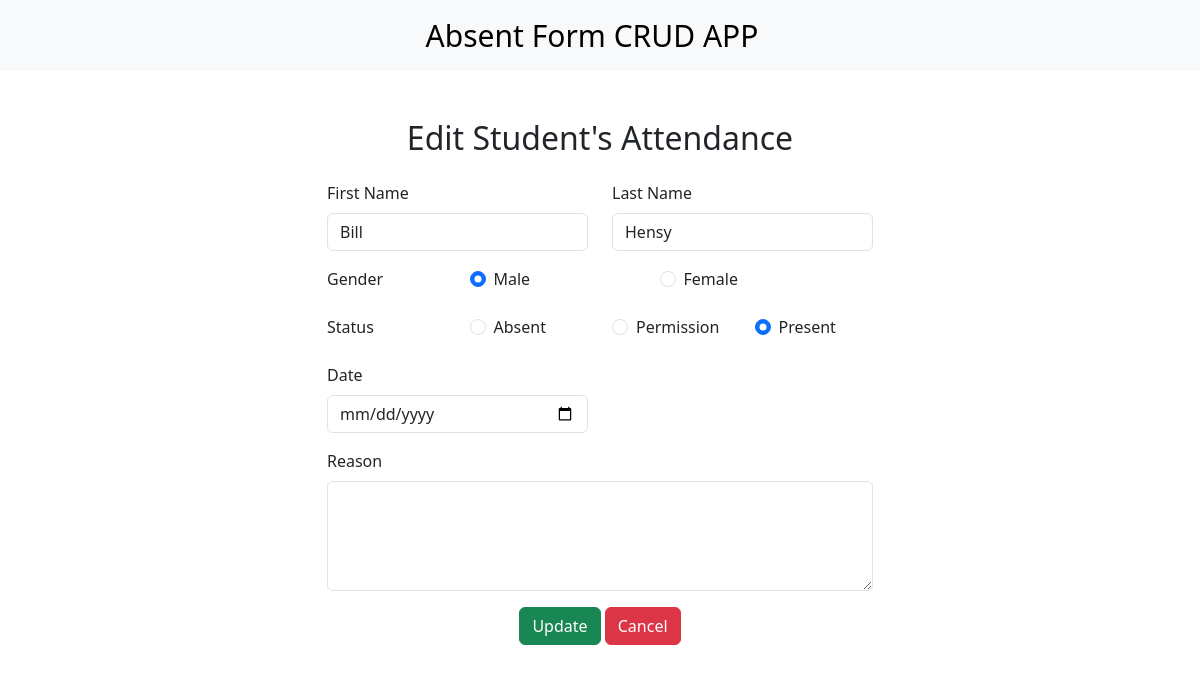
The page /edit.php?id=3 on the database its author committed.
### tables this page shows
CREATE TABLE IF NOT EXISTS `crud` (
  `id` int NOT NULL AUTO_INCREMENT,
  `lastname` varchar(255) DEFAULT NULL,
  `firstname` varchar(255) DEFAULT NULL,
  `gender` varchar(255) DEFAULT NULL,
  `status` varchar(255) DEFAULT NULL,
  `reason` text,
  `date` datetime DEFAULT NULL,
  PRIMARY KEY (`id`)
);

### edit.php (the view, shortened to what this page needs)
<?php
include "db_conn.php";
?>
<!DOCTYPE html>
<html lang="en">
<head>
    <link rel="stylesheet" href="https://cdn.jsdelivr.net/npm/bootstrap@5.3.2/dist/css/bootstrap.min.css">
    <link rel="stylesheet" href="https://cdnjs.cloudflare.com/ajax/libs/font-awesome/6.5.1/css/all.min.css" />
</head>
<body>
    <header>
        <?php include('navbar.php'); ?>
    </header>
    <div class="container mt-5 justify-content-center align-items-center">
        <h2 class="text-center mb-4">Edit Student's Attendance</h2>
        <?php
        $id = $_GET['id'];
        $sql = "SELECT * FROM crud WHERE id = $id LIMIT 1";
        $result = mysqli_query($conn, $sql);
        $row = mysqli_fetch_assoc($result);
        ?>
        <div class="row justify-content-center">
            <div class="col-6">
                <form action="" method="post">
                    <div class="mb-3">
                        <div class="row">
                            <div class="col-6">
                                <label for="" class="form-label">First Name</label>
                                <input type="text" class="form-control" id="" name="firstname" value="<?php echo $row['firstname'] ?>">
                            </div>
                            <div class="col-6">
                                <label for="" class="form-label">Last Name</label>
                                <input type="text" class="form-control" id="" name="lastname" value="<?php echo $row['lastname'] ?>">
                            </div>
                        </div>
                    </div>
                    <div class="mb-3">
                        <div class="row">
                            <div class="col-3"><label class="form-label">Gender</label></div>
                            <div class="col-4">
                                <div class="form-check">
                                    <input class="form-check-input" type="radio" name="gender" id="male" value="Male" <?php echo ($row['gender'] == 'Male') ? 'checked' : ''; ?>>
                                    <label class="form-check-label" for="male">
                                        Male
                                    </label>
                                </div>
                            </div>
                            <div class="col-4">
                                <div class="form-check">
                                    <input class="form-check-input" type="radio" name="gender" id="female" value="Female" <?php echo ($row['gender'] == 'Female') ? 'checked' : ''; ?>>
                                    <label class="form-check-label" for="female">
                                        Female
                                    </label>
                                </div>
                            </div>
                        </div>
                    </div>
                    <div class="mb-3">
                        <div class="row">
                            <div class="col-3"><label class="form-label">Status</label></div>
                            <div class="col-3">
                                <div class="form-check">
                                    <input class="form-check-input" type="radio" name="status" id="absent" value="A" <?php echo ($row['status'] == 'A') ? 'checked' : ''; ?>>
                                    <label class="form-check-label" for="absent">Absent</label>
                                </div>
                            </div>
                            <div class="col-3">
                                <div class="form-check">
                                    <input class="form-check-input" type="radio" name="status" id="permission" value="P" <?php echo ($row['status'] == 'P') ? 'checked' : ''; ?>>
                                    <label class="form-check-label" for="permission">Permission</label>
                                </div>
                            </div>
                            <div class="col-3">
                                <div class="form-check">
                                    <input class="form-check-input" type="radio" name="status" id="present" value="✓" <?php echo ($row['status'] == '✓') ? 'checked' : ''; ?>>
                                    <label class="form-check-label" for="present">Present</label>
                                </div>
                            </div>
                        </div>
                    </div>
                    <div class="mb-3">
                        <div class="row">
                            <div class="col-6">
                                <label for="" class="form-label">Date</label>
                                <input type="date" class="form-control" id="date" name="date" value="<?php echo $row['date'] ?>">
                            </div>
                        </div>
                    </div>
                    <div class="mb-3">
                        <label for="" class="form-label">Reason</label>
                        <textarea class="form-control" id="" name="reason" rows="4"><?php echo $row['reason'] ?></textarea>
                    </div>
                    <div class="text-center">
                        <button type="submit" class="btn btn-success" name="submit">Update</button>
                        <a href="index.php" type="button" class="btn btn-danger">Cancel</a>
                    </div>
                </form>
            </div>
        </div>
    </div>
</body>
</html>

### rows shown on the page
crud: firstname "Bill", lastname "Hensy", gender "☑ Male", gender "☐ Female", status "☐ Absent", status "☐ Permission", status "☑ Present"
